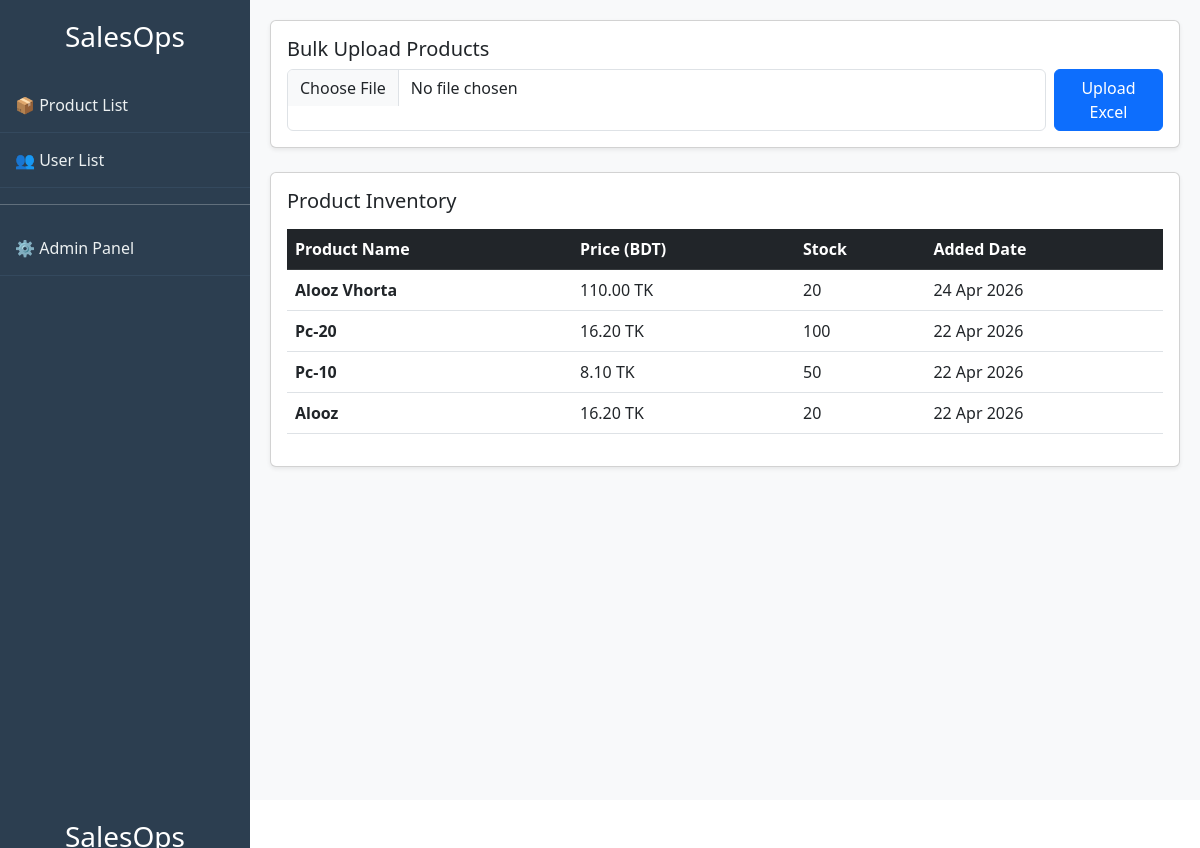
The page / on the database its author committed.
### products/models.py (models this page shows, shortened)
class Product(models.Model):
    name = models.CharField(max_length=200)
    price = models.DecimalField(max_digits=10, decimal_places=2)
    stock = models.IntegerField()
    created_at = models.DateTimeField(auto_now_add=True)

### products/views.py (the view, shortened to what this page needs)
# urls.py: path('', views.product_dashboard, name='dashboard'),
def product_dashboard(request):
    products = Product.objects.all().order_by('-created_at')
    return render(request, 'base.html', {'products': products})

### products/templates/base.html (shortened to what this page needs)
<!DOCTYPE html>
<html lang="en">
<head>
    <link href="https://cdn.jsdelivr.net/npm/bootstrap@5.3.0/dist/css/bootstrap.min.css" rel="stylesheet">
</head>
<body>
    <div class="sidebar">
        <h3 class="text-center mb-4">SalesOps</h3>
        <a href="javascript:void(0);" hx-get="/product-content/" hx-target="#main-content">📦 Product List</a>
        <a href="javascript:void(0);" hx-get="/user-content/" hx-target="#main-content">👥 User List</a>
        <hr>
        <a href="/admin/">⚙️ Admin Panel</a>
    </div>
    <div class="content" id="main-content">
        {% block content %}
            {% include 'product_table.html' %}
        {% endblock %}
    </div>
</body>
</html>
<div class="sidebar">
    <h3 class="text-center mb-4">SalesOps</h3>
</div>
<li class="nav-item">
    <a class="nav-link" href="{% url 'division_list' %}">
        <span>Division List</span>
    </a>
</li>

### products/templates/product_table.html (shortened to what this page needs)
<div class="card shadow-sm mb-4">
    <div class="card-body">
        <h5>Bulk Upload Products</h5>
        <form method="POST" enctype="multipart/form-data" class="d-flex gap-2">
            <input type="file" name="excel_file" class="form-control" accept=".xlsx, .xls" required>
            <button type="submit" class="btn btn-primary">Upload Excel</button>
        </form>
    </div>
</div>
<div class="card shadow-sm">
    <div class="card-body">
        <h5>Product Inventory</h5>
        <table class="table table-hover mt-3">
            <thead class="table-dark">
                <tr>
                    <th>Product Name</th>
                    <th>Price (BDT)</th>
                    <th>Stock</th>
                    <th>Added Date</th>
                </tr>
            </thead>
            <tbody>
                {% for product in products %}
                <tr>
                    <td><strong>{{ product.name }}</strong></td>
                    <td>{{ product.price }} TK</td>
                    <td>{{ product.stock }}</td>
                    <td>{{ product.created_at|date:"d M Y" }}</td>
                </tr>
                {% empty %}
                <tr>
                    <td colspan="4" class="text-center">No products found.</td>
                </tr>
                {% endfor %}
            </tbody>
        </table>
    </div>
</div>

### products/templates/base.html (style rules this page uses)
.sidebar { height: 100vh; width: 250px; position: fixed; background: #2c3e50; color: white; padding-top: 20px; }
.sidebar a { padding: 15px; text-decoration: none; color: #ecf0f1; display: block; cursor: pointer; border-bottom: 1px solid #34495e; }
.content { margin-left: 250px; padding: 20px; width: calc(100% - 250px); background: #f8f9fa; min-height: 100vh; }

### rows shown on the page
Product: name "Alooz Vhorta", price "110.00", stock "20", created_at "24 Apr 2026"
Product: name "Pc-20", price "16.20", stock "100", created_at "22 Apr 2026"
Product: name "Pc-10", price "8.10", stock "50", created_at "22 Apr 2026"
Product: name "Alooz", price "16.20", stock "20", created_at "22 Apr 2026"
